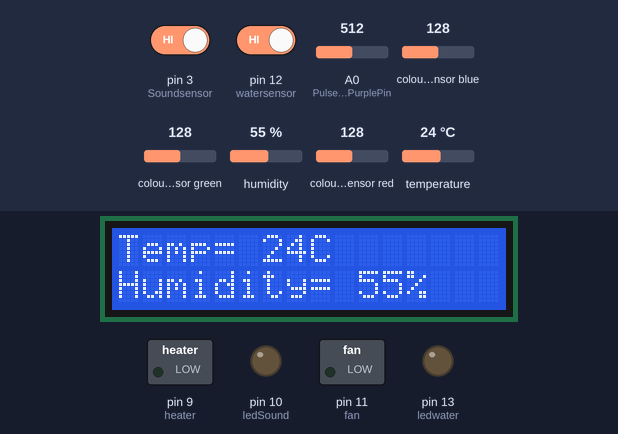
Simulated run of this sketch. Board: Arduino Uno, built with avr-gcc and run on an emulated ATmega328P. Shown: 16×2 character LCD, switched loads named in the sketch (green lamp = pin HIGH), output pins drawn as LEDs (lit = HIGH). Wiring (inferred from the names in the program): TCS3200 colour sensor: output pin 8; S2 pin 6; S3 pin 7; S0 pin 4; S1 pin 5. Inputs (shaded band) come from the test bench; at power-on: temperature 24 °C, pin 3 (Soundsensor) HIGH, A0 (PulseSensorPurplePin) = 512, pin 12 (watersensor) HIGH, colour sensor blue 128, colour sensor green 128, humidity 55 %, colour sensor red 128. Pins used as bus, display or sensor lines are not drawn; what the sketch prints to the serial monitor is not drawn.

Above: at 2.7 s.
2.8 s: temperature set to 22 °C
At 7.3 s:
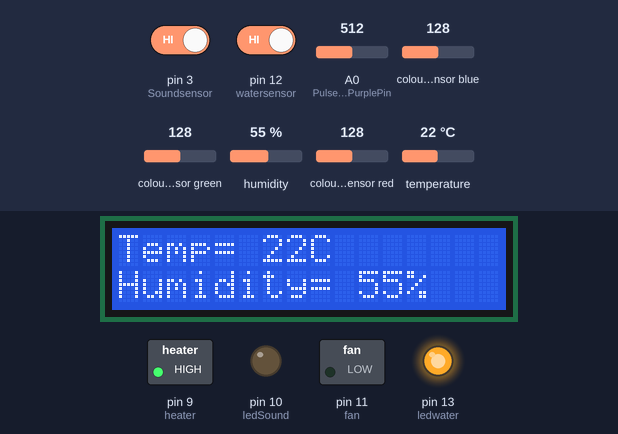
11.8 s: pin 3 (Soundsensor) driven LOW
At 14.8 s:
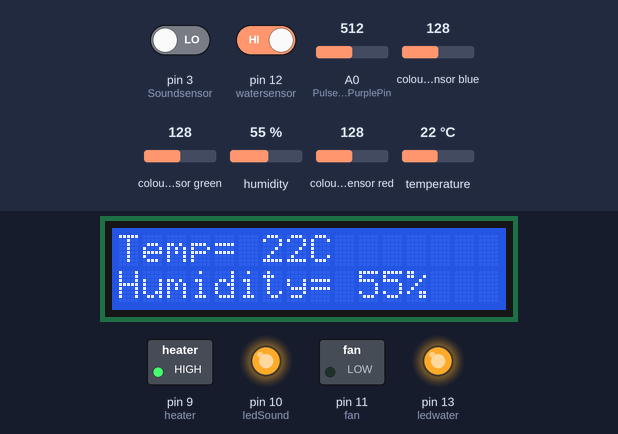
20.8 s: A0 (PulseSensorPurplePin) set to 30
24.3 s: A0 (PulseSensorPurplePin) set to 306
At 30.7 s:
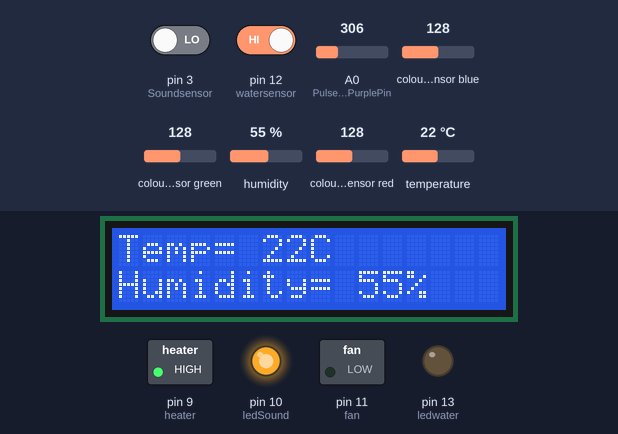
Timing chart, 0 to 34.8 s (numbered marks = the images above; inputs shaded):
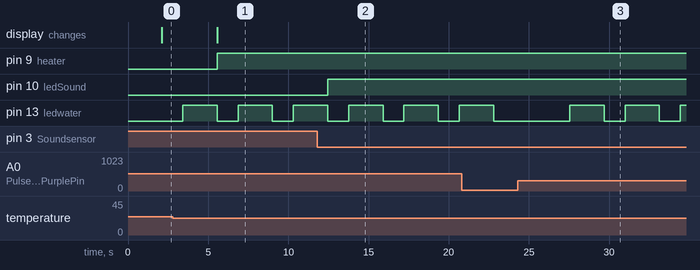

Measured:
- the behaviour switches between 24 and 23 °C on temperature (found by bisection; images 0 and 1)
- after the input at 2.8 s, pin 9 (heater): LOW → HIGH after 2.8 s; the display: changes after 2.8 s (image 1)
- after the input at 11.8 s, pin 10 (ledSound): LOW → HIGH after 0.66 s
- after the input at 24.3 s, pin 13 (ledwater): alternates HIGH for 2.1 s and LOW for 1.3 s, starting after 3.2 s
- by itself, pin 13 (ledwater): alternates HIGH for 2.1 s and LOW for 1.3 s

The sketch:

incubator.ino
```cpp
//temp cont
// Libraries included
#include <Wire.h>
#include <LiquidCrystal_I2C.h>
#include <DHT.h>

// Declare pins
const int DHTPIN = 2;       //pin 2 in arduino
const int fan = 11;      //pin 11 in arduino
const int heater = 9;    //pin 9 in arduino

LiquidCrystal_I2C lcd( 0x27, 16,2);
//type ox3F or 0x27
DHT dht(DHTPIN, DHT11);

//variables
int temp;
int humidity;
//...
//water
const int watersensor = 12;
const int ledwater = 13;
//sound
const int ledSound = 10;
const int Soundsensor = 3;

int soundVal = 0;
//...
//colour
#define S0 4
#define S1 5
#define S2 6
#define S3 7
#define colorsensorOut 8
int frequency = 0;
//...
//heartrate
//  Variables
int PulseSensorPurplePin = 0;        // Pulse Sensor PURPLE WIRE connected to ANALOG PIN 0
int LED = LED_BUILTIN;   //  The on-board Arduion LED


int Signal;                // holds the incoming raw data. Signal value can range from 0-1024
int Threshold = 80;       // Determine which Signal to "count as a beat", and which to ingore.
//..

void setup() {
  // put your setup code here, to run once:
  //temp cont.
  Serial.begin(9600);
  lcd.init();
  lcd.backlight();
  dht.begin();
  pinMode(fan, OUTPUT);
  pinMode(heater, OUTPUT);
  //....
  //water
   //on pin12 we have the rain sensor so this is an input
  pinMode(watersensor, INPUT);
  pinMode(ledwater, OUTPUT);
  //...
  //sound
  pinMode (ledSound, OUTPUT);
  pinMode (Soundsensor, INPUT);
//...
//colour

  pinMode(S0, OUTPUT);
  pinMode(S1, OUTPUT);
  pinMode(S2, OUTPUT);
  pinMode(S3, OUTPUT);
  pinMode(colorsensorOut, INPUT);


  digitalWrite(S0,HIGH);
  digitalWrite(S1,HIGH);


  //...
  //heartrate
  pinMode(LED,OUTPUT);         // pin that will blink to your heartbeat!
  //...


}

void loop() {
  // put your main code here, to run repeatedly:
  //temp cont.
  delay(2000); //dht11 need 2 sec
  temp = dht.readTemperature();
  humidity = dht.readHumidity();
  Serial.print("Humidity: ");
  Serial.print(humidity);
  Serial.println("%");
  Serial.print("Temperature: ");
  Serial.print(temp);
  Serial.println(" C");
  lcd.setCursor(0,0);
  lcd.print("Temp= ");
  lcd.setCursor(6,0);
  lcd.print(temp);
  lcd.print("C");
  lcd.setCursor(0,1);
  lcd.print("Humidity= ");
  lcd.setCursor(10,1);
  lcd.print(humidity);
  lcd.print("%");
  if (temp > 36 ){
    digitalWrite(fan, HIGH);
    digitalWrite(heater, LOW);
  }
  else if(temp < 24) {
    digitalWrite(fan, LOW);
    digitalWrite(heater, HIGH);
 }
  else {
   digitalWrite(fan, LOW);
   digitalWrite(heater, LOW);
 }

   //delay(1000);
   //...
   //water
  if(digitalRead(watersensor) == LOW)
    {

    digitalWrite(ledwater, HIGH);
    }
  else
    {
      digitalWrite(ledwater, LOW);
    }
  //...
  //sound
  soundVal = digitalRead(Soundsensor);
  if (soundVal == LOW)
  {
  digitalWrite(ledSound, HIGH);
  }
  else
  {
  digitalWrite(ledSound, LOW);
  }
  //...
  //colour
  digitalWrite(S2,LOW);
  digitalWrite(S3,LOW);

  frequency = pulseIn(colorsensorOut, LOW);
  // Serial.print("R= ");
  // Serial.print(frequency);
  // Serial.print("  ");
  delay(100);

    digitalWrite(S2,LOW);
    digitalWrite(S3,HIGH);

  frequency = pulseIn(colorsensorOut, LOW);

  // Serial.print("B= ");
  // Serial.print(frequency);
  // Serial.print("  ");
   delay(100);


  digitalWrite(S2,HIGH);
  digitalWrite(S3,HIGH);

  frequency = pulseIn(colorsensorOut, LOW);

  // Serial.print("G= ");
  // Serial.print(frequency);
  // Serial.println("  ");
  delay(100);


  delay(1000);
  //...
  //heartrate
  Signal = analogRead(PulseSensorPurplePin);  // Read the PulseSensor's value.
                                              // Assign this value to the "Signal" variable.

  //  Serial.println(Signal);                    // Send the Signal value to Serial Plotter.


   if(Signal > Threshold){                          // If the signal is above "550", then "turn-on" Arduino's on-Board LED.
     digitalWrite(LED,HIGH);
   } else {
     digitalWrite(LED,LOW);                //  Else, the sigal must be below "550", so "turn-off" this LED.
   }


delay(100);


}
```
